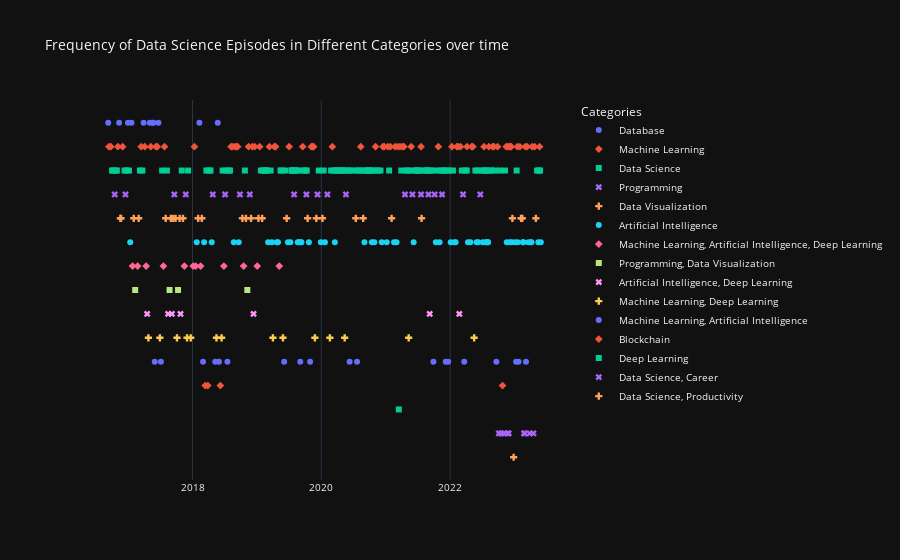

Source (notebook cell):
### Code cell
fig = px.scatter(host_guest_ds, x = 'episode_date', y = 'class', color = 'class',
                 symbol = 'class', hover_data = ['episode_date', 'episode_name'],
                 title = 'Frequency of Data Science Episodes in Different Categories over time')
fig.update_layout(xaxis_title='', yaxis_title='', template='plotly_dark')
fig.update_yaxes(tickfont=dict(size=1), showgrid=False, showticklabels=False)
fig.update_layout(legend_title = "Categories" , showlegend = True, font=dict(size= 10))
#fig.update_xaxes(tickfont=dict(size=1), showgrid=True, showticklabels=False)
fig.show()
fig.write_html("Episode_distribution_2.html")
